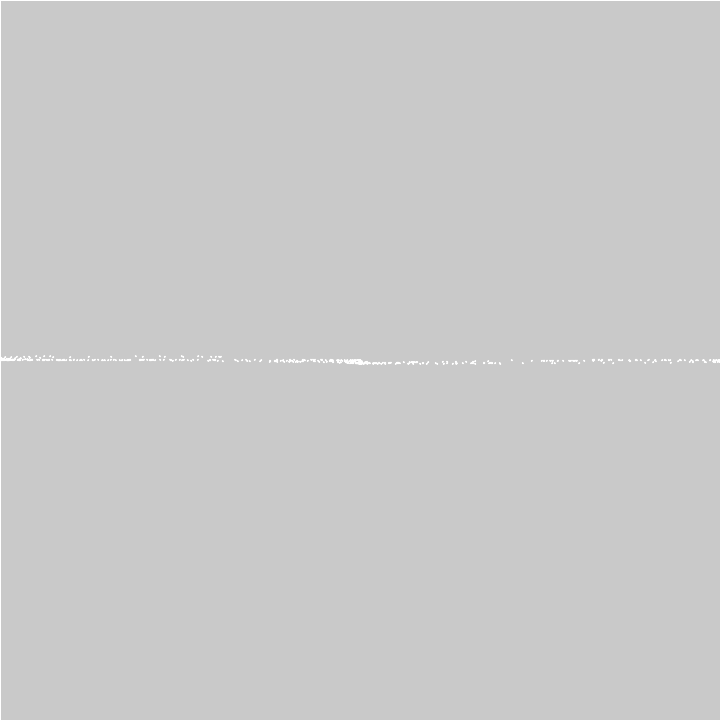
Frame 1 (no input)
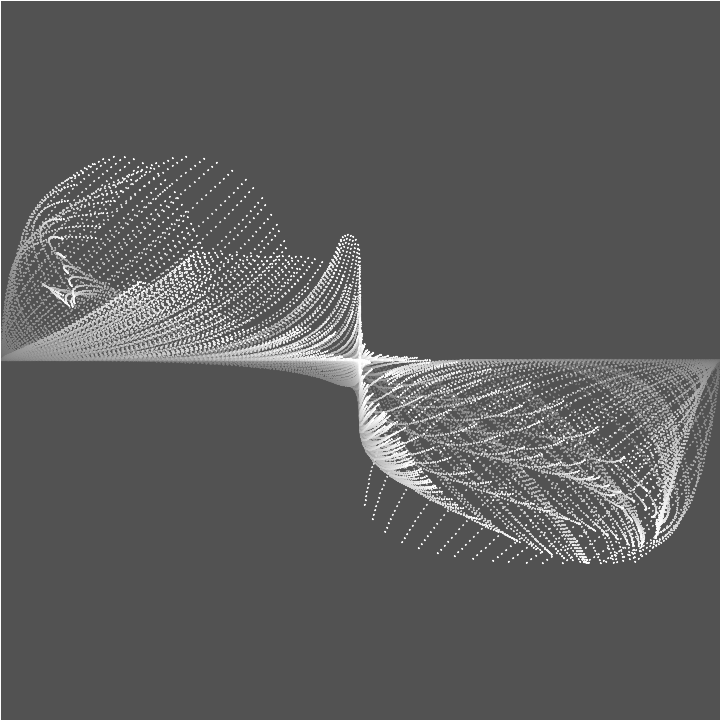
Frame 60 (the mouse pressed at the canvas centre just before this capture)
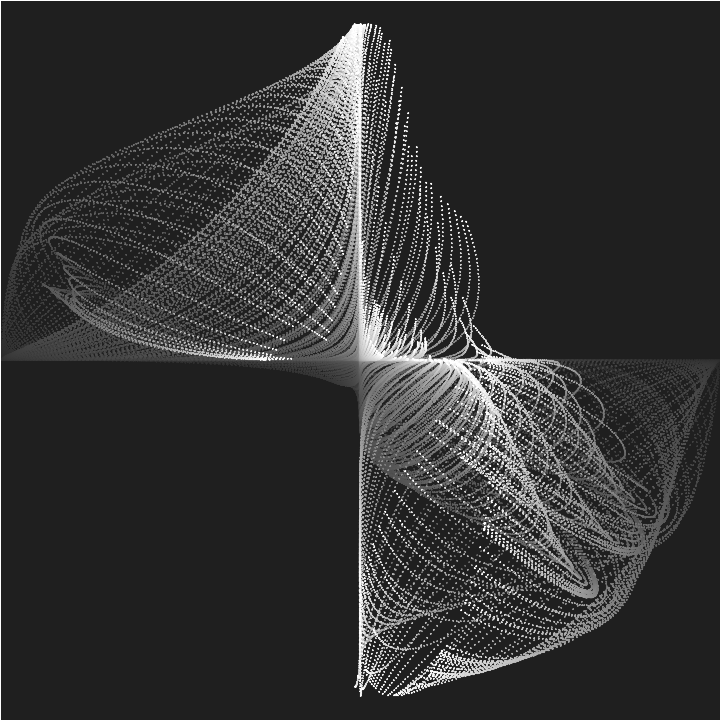
Frame 120 (the mouse held since frame 60 and released just before this capture)

The Processing sketch that drew these frames (run headless with seeded random() and noise(); from frame 60 on, the mouse is pressed at the canvas centre):

// Processing sketch: sketch_6142020_FollowingDotPatterns
// ── sketch_6142020_FollowingDotPatterns.pde
float r,d,t,N;
void setup(){size(720,720);stroke(-1);fill(0,4);}
void draw(){
 square(0,0,721);
 t+=.01;
 for(d=0;d<7;d++)
  for(r=0;r<PI/4;r+=.01)
   circle(pow(cos(r*r+t+(N=noise(r,d,t*.01)*9)),3)*cos(t)*360+360,pow(sin(r*r+t-N),3)*sin(t)*360+360,1);
}
